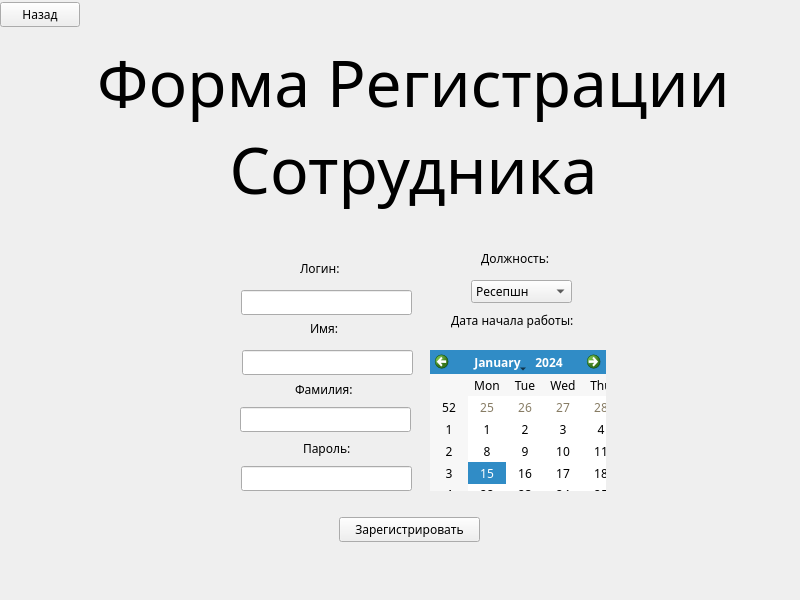
<?xml version="1.0" encoding="UTF-8"?>
<ui version="4.0">
 <class>Form</class>
 <widget class="QWidget" name="Form">
  <property name="geometry">
   <rect>
    <x>0</x>
    <y>0</y>
    <width>800</width>
    <height>600</height>
   </rect>
  </property>
  <property name="minimumSize">
   <size>
    <width>800</width>
    <height>600</height>
   </size>
  </property>
  <property name="maximumSize">
   <size>
    <width>800</width>
    <height>600</height>
   </size>
  </property>
  <property name="palette">
   <palette>
    <active>
     <colorrole role="WindowText">
      <brush brushstyle="SolidPattern">
       <color alpha="255">
        <red>225</red>
        <green>208</green>
        <blue>169</blue>
       </color>
      </brush>
     </colorrole>
     <colorrole role="Button">
      <brush brushstyle="SolidPattern">
       <color alpha="255">
        <red>46</red>
        <green>44</green>
        <blue>43</blue>
       </color>
      </brush>
     </colorrole>
     <colorrole role="Light">
      <brush brushstyle="SolidPattern">
       <color alpha="255">
        <red>69</red>
        <green>66</green>
        <blue>65</blue>
       </color>
      </brush>
     </colorrole>
     <colorrole role="Midlight">
      <brush brushstyle="SolidPattern">
       <color alpha="255">
        <red>57</red>
        <green>55</green>
        <blue>54</blue>
       </color>
      </brush>
     </colorrole>
     <colorrole role="Dark">
      <brush brushstyle="SolidPattern">
       <color alpha="255">
        <red>23</red>
        <green>22</green>
        <blue>22</blue>
       </color>
      </brush>
     </colorrole>
     <colorrole role="Mid">
      <brush brushstyle="SolidPattern">
       <color alpha="255">
        <red>31</red>
        <green>29</green>
        <blue>29</blue>
       </color>
      </brush>
     </colorrole>
     <colorrole role="Text">
      <brush brushstyle="SolidPattern">
       <color alpha="255">
        <red>215</red>
        <green>201</green>
        <blue>163</blue>
       </color>
      </brush>
     </colorrole>
     <colorrole role="BrightText">
      <brush brushstyle="SolidPattern">
       <color alpha="255">
        <red>215</red>
        <green>201</green>
        <blue>163</blue>
       </color>
      </brush>
     </colorrole>
     <colorrole role="ButtonText">
      <brush brushstyle="SolidPattern">
       <color alpha="255">
        <red>215</red>
        <green>201</green>
        <blue>163</blue>
       </color>
      </brush>
     </colorrole>
     <colorrole role="Base">
      <brush brushstyle="SolidPattern">
       <color alpha="255">
        <red>36</red>
        <green>34</green>
        <blue>33</blue>
       </color>
      </brush>
     </colorrole>
     <colorrole role="Window">
      <brush brushstyle="SolidPattern">
       <color alpha="255">
        <red>46</red>
        <green>44</green>
        <blue>43</blue>
       </color>
      </brush>
     </colorrole>
     <colorrole role="Shadow">
      <brush brushstyle="SolidPattern">
       <color alpha="255">
        <red>0</red>
        <green>0</green>
        <blue>0</blue>
       </color>
      </brush>
     </colorrole>
     <colorrole role="Highlight">
      <brush brushstyle="SolidPattern">
       <color alpha="255">
        <red>167</red>
        <green>164</green>
        <blue>0</blue>
       </color>
      </brush>
     </colorrole>
     <colorrole role="AlternateBase">
      <brush brushstyle="SolidPattern">
       <color alpha="255">
        <red>23</red>
        <green>22</green>
        <blue>21</blue>
       </color>
      </brush>
     </colorrole>
     <colorrole role="ToolTipBase">
      <brush brushstyle="SolidPattern">
       <color alpha="255">
        <red>255</red>
        <green>255</green>
        <blue>220</blue>
       </color>
      </brush>
     </colorrole>
     <colorrole role="ToolTipText">
      <brush brushstyle="SolidPattern">
       <color alpha="255">
        <red>0</red>
        <green>0</green>
        <blue>0</blue>
       </color>
      </brush>
     </colorrole>
     <colorrole role="PlaceholderText">
      <brush brushstyle="SolidPattern">
       <color alpha="127">
        <red>255</red>
        <green>255</green>
        <blue>255</blue>
       </color>
      </brush>
     </colorrole>
    </active>
    <inactive>
     <colorrole role="WindowText">
      <brush brushstyle="SolidPattern">
       <color alpha="255">
        <red>0</red>
        <green>0</green>
        <blue>0</blue>
       </color>
      </brush>
     </colorrole>
     <colorrole role="Button">
      <brush brushstyle="SolidPattern">
       <color alpha="255">
        <red>239</red>
        <green>239</green>
        <blue>239</blue>
       </color>
      </brush>
     </colorrole>
     <colorrole role="Light">
      <brush brushstyle="SolidPattern">
       <color alpha="255">
        <red>255</red>
        <green>255</green>
        <blue>255</blue>
       </color>
      </brush>
     </colorrole>
     <colorrole role="Midlight">
      <brush brushstyle="SolidPattern">
       <color alpha="255">
        <red>202</red>
        <green>202</green>
        <blue>202</blue>
       </color>
      </brush>
     </colorrole>
     <colorrole role="Dark">
      <brush brushstyle="SolidPattern">
       <color alpha="255">
        <red>159</red>
        <green>159</green>
        <blue>159</blue>
       </color>
      </brush>
     </colorrole>
     <colorrole role="Mid">
      <brush brushstyle="SolidPattern">
       <color alpha="255">
        <red>184</red>
        <green>184</green>
        <blue>184</blue>
       </color>
      </brush>
     </colorrole>
     <colorrole role="Text">
      <brush brushstyle="SolidPattern">
       <color alpha="255">
        <red>0</red>
        <green>0</green>
        <blue>0</blue>
       </color>
      </brush>
     </colorrole>
     <colorrole role="BrightText">
      <brush brushstyle="SolidPattern">
       <color alpha="255">
        <red>255</red>
        <green>255</green>
        <blue>255</blue>
       </color>
      </brush>
     </colorrole>
     <colorrole role="ButtonText">
      <brush brushstyle="SolidPattern">
       <color alpha="255">
        <red>0</red>
        <green>0</green>
        <blue>0</blue>
       </color>
      </brush>
     </colorrole>
     <colorrole role="Base">
      <brush brushstyle="SolidPattern">
       <color alpha="255">
        <red>255</red>
        <green>255</green>
        <blue>255</blue>
       </color>
      </brush>
     </colorrole>
     <colorrole role="Window">
      <brush brushstyle="SolidPattern">
       <color alpha="255">
        <red>239</red>
        <green>239</green>
        <blue>239</blue>
       </color>
      </brush>
     </colorrole>
     <colorrole role="Shadow">
      <brush brushstyle="SolidPattern">
       <color alpha="255">
        <red>118</red>
        <green>118</green>
        <blue>118</blue>
       </color>
      </brush>
     </colorrole>
     <colorrole role="Highlight">
      <brush brushstyle="SolidPattern">
       <color alpha="255">
        <red>48</red>
        <green>140</green>
        <blue>198</blue>
       </color>
      </brush>
     </colorrole>
     <colorrole role="AlternateBase">
      <brush brushstyle="SolidPattern">
       <color alpha="255">
        <red>247</red>
        <green>247</green>
        <blue>247</blue>
       </color>
      </brush>
     </colorrole>
     <colorrole role="ToolTipBase">
      <brush brushstyle="SolidPattern">
       <color alpha="255">
        <red>255</red>
        <green>255</green>
        <blue>220</blue>
       </color>
      </brush>
     </colorrole>
     <colorrole role="ToolTipText">
      <brush brushstyle="SolidPattern">
       <color alpha="255">
        <red>0</red>
        <green>0</green>
        <blue>0</blue>
       </color>
      </brush>
     </colorrole>
     <colorrole role="PlaceholderText">
      <brush brushstyle="SolidPattern">
       <color alpha="128">
        <red>0</red>
        <green>0</green>
        <blue>0</blue>
       </color>
      </brush>
     </colorrole>
    </inactive>
    <disabled>
     <colorrole role="WindowText">
      <brush brushstyle="SolidPattern">
       <color alpha="255">
        <red>135</red>
        <green>124</green>
        <blue>100</blue>
       </color>
      </brush>
     </colorrole>
     <colorrole role="Button">
      <brush brushstyle="SolidPattern">
       <color alpha="255">
        <red>46</red>
        <green>44</green>
        <blue>43</blue>
       </color>
      </brush>
     </colorrole>
     <colorrole role="Light">
      <brush brushstyle="SolidPattern">
       <color alpha="255">
        <red>69</red>
        <green>66</green>
        <blue>65</blue>
       </color>
      </brush>
     </colorrole>
     <colorrole role="Midlight">
      <brush brushstyle="SolidPattern">
       <color alpha="255">
        <red>57</red>
        <green>55</green>
        <blue>54</blue>
       </color>
      </brush>
     </colorrole>
     <colorrole role="Dark">
      <brush brushstyle="SolidPattern">
       <color alpha="255">
        <red>23</red>
        <green>22</green>
        <blue>22</blue>
       </color>
      </brush>
     </colorrole>
     <colorrole role="Mid">
      <brush brushstyle="SolidPattern">
       <color alpha="255">
        <red>31</red>
        <green>29</green>
        <blue>29</blue>
       </color>
      </brush>
     </colorrole>
     <colorrole role="Text">
      <brush brushstyle="SolidPattern">
       <color alpha="255">
        <red>135</red>
        <green>124</green>
        <blue>100</blue>
       </color>
      </brush>
     </colorrole>
     <colorrole role="BrightText">
      <brush brushstyle="SolidPattern">
       <color alpha="255">
        <red>215</red>
        <green>201</green>
        <blue>163</blue>
       </color>
      </brush>
     </colorrole>
     <colorrole role="ButtonText">
      <brush brushstyle="SolidPattern">
       <color alpha="255">
        <red>135</red>
        <green>124</green>
        <blue>100</blue>
       </color>
      </brush>
     </colorrole>
     <colorrole role="Base">
      <brush brushstyle="SolidPattern">
       <color alpha="255">
        <red>46</red>
        <green>44</green>
        <blue>43</blue>
       </color>
      </brush>
     </colorrole>
     <colorrole role="Window">
      <brush brushstyle="SolidPattern">
       <color alpha="255">
        <red>46</red>
        <green>44</green>
        <blue>43</blue>
       </color>
      </brush>
     </colorrole>
     <colorrole role="Shadow">
      <brush brushstyle="SolidPattern">
       <color alpha="255">
        <red>177</red>
        <green>177</green>
        <blue>177</blue>
       </color>
      </brush>
     </colorrole>
     <colorrole role="Highlight">
      <brush brushstyle="SolidPattern">
       <color alpha="255">
        <red>145</red>
        <green>145</green>
        <blue>145</blue>
       </color>
      </brush>
     </colorrole>
     <colorrole role="AlternateBase">
      <brush brushstyle="SolidPattern">
       <color alpha="255">
        <red>247</red>
        <green>247</green>
        <blue>247</blue>
       </color>
      </brush>
     </colorrole>
     <colorrole role="ToolTipBase">
      <brush brushstyle="SolidPattern">
       <color alpha="255">
        <red>255</red>
        <green>255</green>
        <blue>220</blue>
       </color>
      </brush>
     </colorrole>
     <colorrole role="ToolTipText">
      <brush brushstyle="SolidPattern">
       <color alpha="255">
        <red>0</red>
        <green>0</green>
        <blue>0</blue>
       </color>
      </brush>
     </colorrole>
     <colorrole role="PlaceholderText">
      <brush brushstyle="SolidPattern">
       <color alpha="128">
        <red>0</red>
        <green>0</green>
        <blue>0</blue>
       </color>
      </brush>
     </colorrole>
    </disabled>
   </palette>
  </property>
  <property name="font">
   <font>
    <family>Rubik</family>
   </font>
  </property>
  <property name="windowTitle">
   <string>Регистрация сотрудника</string>
  </property>
  <widget class="QPushButton" name="button">
   <property name="geometry">
    <rect>
     <x>0</x>
     <y>2</y>
     <width>80</width>
     <height>25</height>
    </rect>
   </property>
   <property name="text">
    <string>Назад</string>
   </property>
  </widget>
  <widget class="QLineEdit" name="ent_login">
   <property name="enabled">
    <bool>true</bool>
   </property>
   <property name="geometry">
    <rect>
     <x>241</x>
     <y>290</y>
     <width>171</width>
     <height>25</height>
    </rect>
   </property>
  </widget>
  <widget class="QLineEdit" name="ent_passwd">
   <property name="geometry">
    <rect>
     <x>241</x>
     <y>466</y>
     <width>171</width>
     <height>25</height>
    </rect>
   </property>
   <property name="echoMode">
    <enum>QLineEdit::EchoMode::Normal</enum>
   </property>
  </widget>
  <widget class="QPushButton" name="button_reg">
   <property name="geometry">
    <rect>
     <x>339</x>
     <y>517</y>
     <width>141</width>
     <height>25</height>
    </rect>
   </property>
   <property name="text">
    <string>Зарегистрировать</string>
   </property>
  </widget>
  <widget class="QLabel" name="label">
   <property name="geometry">
    <rect>
     <x>98</x>
     <y>40</y>
     <width>631</width>
     <height>171</height>
    </rect>
   </property>
   <property name="font">
    <font>
     <family>Rubik</family>
     <pointsize>48</pointsize>
    </font>
   </property>
   <property name="text">
    <string>Форма Регистрации
Сотрудника</string>
   </property>
   <property name="alignment">
    <set>Qt::AlignmentFlag::AlignCenter</set>
   </property>
  </widget>
  <widget class="QLabel" name="label_2">
   <property name="geometry">
    <rect>
     <x>300</x>
     <y>260</y>
     <width>54</width>
     <height>17</height>
    </rect>
   </property>
   <property name="text">
    <string>Логин:</string>
   </property>
  </widget>
  <widget class="QLabel" name="label_3">
   <property name="geometry">
    <rect>
     <x>303</x>
     <y>440</y>
     <width>61</width>
     <height>17</height>
    </rect>
   </property>
   <property name="text">
    <string>Пароль:</string>
   </property>
  </widget>
  <widget class="QLineEdit" name="ent_fname">
   <property name="geometry">
    <rect>
     <x>242</x>
     <y>350</y>
     <width>171</width>
     <height>25</height>
    </rect>
   </property>
  </widget>
  <widget class="QLabel" name="label_4">
   <property name="geometry">
    <rect>
     <x>310</x>
     <y>320</y>
     <width>31</width>
     <height>17</height>
    </rect>
   </property>
   <property name="text">
    <string>Имя:</string>
   </property>
  </widget>
  <widget class="QLabel" name="label_5">
   <property name="geometry">
    <rect>
     <x>295</x>
     <y>381</y>
     <width>71</width>
     <height>17</height>
    </rect>
   </property>
   <property name="text">
    <string>Фамилия:</string>
   </property>
  </widget>
  <widget class="QLineEdit" name="ent_lname">
   <property name="geometry">
    <rect>
     <x>240</x>
     <y>407</y>
     <width>171</width>
     <height>25</height>
    </rect>
   </property>
  </widget>
  <widget class="QLabel" name="label_6">
   <property name="geometry">
    <rect>
     <x>481</x>
     <y>250</y>
     <width>81</width>
     <height>17</height>
    </rect>
   </property>
   <property name="text">
    <string>Должность:</string>
   </property>
  </widget>
  <widget class="QLabel" name="label_7">
   <property name="geometry">
    <rect>
     <x>451</x>
     <y>310</y>
     <width>131</width>
     <height>21</height>
    </rect>
   </property>
   <property name="text">
    <string>Дата начала работы:</string>
   </property>
  </widget>
  <widget class="QComboBox" name="comboBox">
   <property name="geometry">
    <rect>
     <x>471</x>
     <y>280</y>
     <width>101</width>
     <height>23</height>
    </rect>
   </property>
   <item>
    <property name="text">
     <string>Ресепшн</string>
    </property>
   </item>
   <item>
    <property name="text">
     <string>Менеджер</string>
    </property>
   </item>
  </widget>
  <widget class="QCalendarWidget" name="calendar">
   <property name="geometry">
    <rect>
     <x>430</x>
     <y>350</y>
     <width>176</width>
     <height>141</height>
    </rect>
   </property>
  </widget>
 </widget>
 <resources/>
 <connections/>
</ui>
